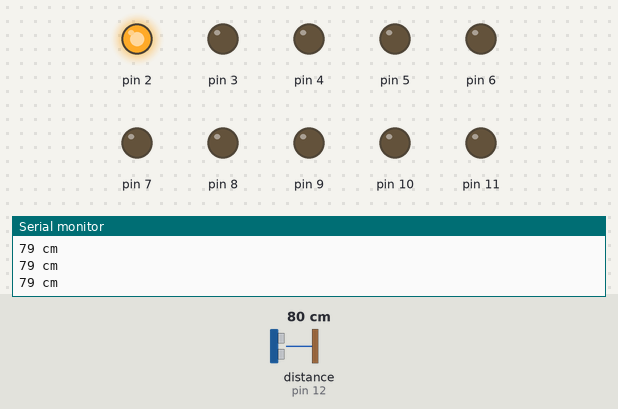
Recording of a sketch running on a simulated Arduino Uno, built with avr-gcc and run on an emulated ATmega328P. On the bench: output pins drawn as LEDs (lit = HIGH), the last lines printed to the serial monitor. Wiring (inferred from the names in the program): ultrasonic range finder: trigger pin 13; echo pin 12. The test bench sets the inputs (shaded band); at power-on: distance to the obstacle (sensor on pin 12) 80 cm. The echo pulse lasts 58.3 µs per cm; pins used as bus, display or sensor lines are not drawn.

Above: at 1.9 s.
2.0 s: distance to the obstacle (sensor on pin 12) set to 72 cm
At 2.8 s:
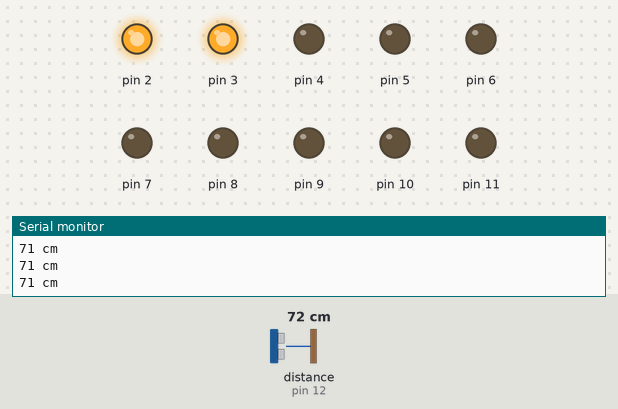
3.5 s: distance to the obstacle (sensor on pin 12) set to 250 cm
At 4.6 s:
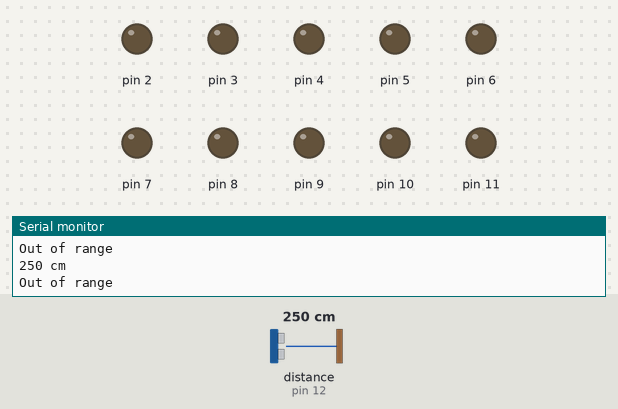
5.1 s: distance to the obstacle (sensor on pin 12) set to 205 cm
6.6 s: distance to the obstacle (sensor on pin 12) set to 196 cm
At 7.5 s:
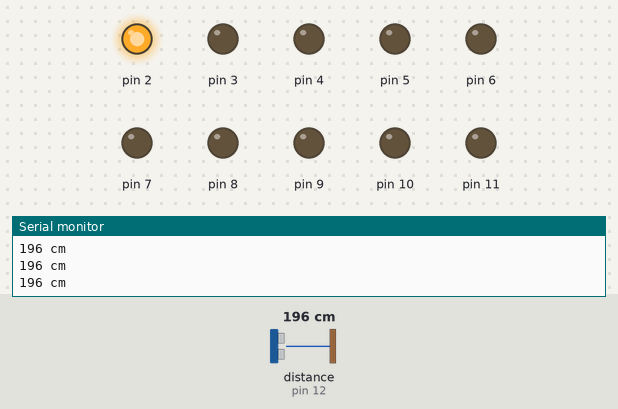
8.1 s: distance to the obstacle (sensor on pin 12) set to 18 cm
At 9.2 s:
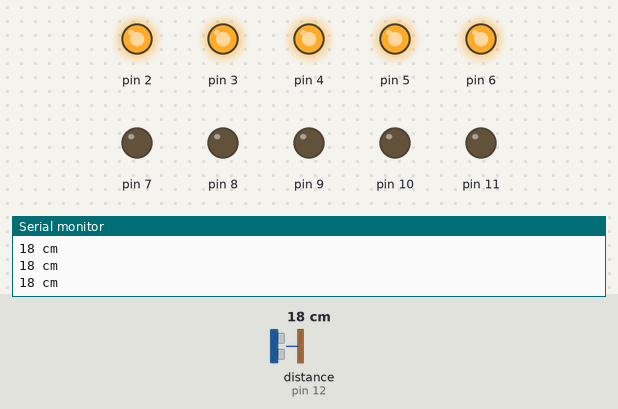
9.6 s: distance to the obstacle (sensor on pin 12) set to 11 cm
11.1 s: distance to the obstacle (sensor on pin 12) set to 8 cm
At 12.0 s:
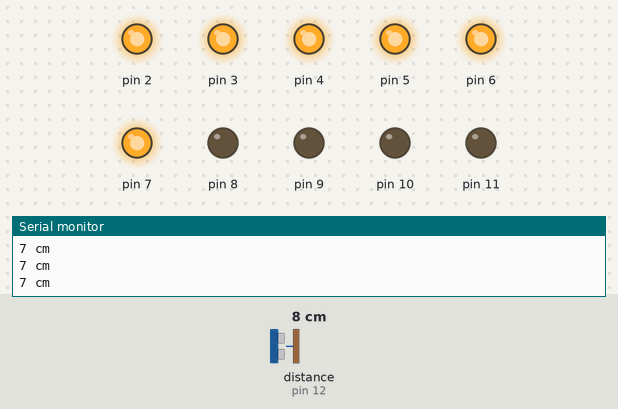
Timing chart, 0 to 13.6 s (numbered marks = the images above; inputs shaded):
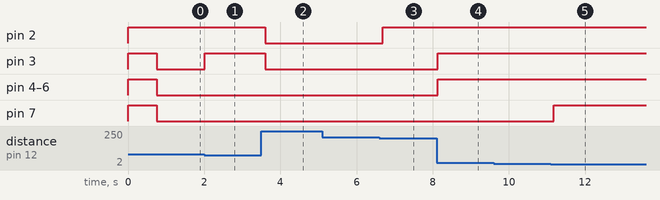

The sketch:

hc_sr04.ino
```cpp
/*
 HC-SR04 Ping distance sensor]
 VCC to arduino 5v GND to arduino GND
 Echo to Arduino pin 13 Trig to Arduino pin 12
 Red POS to Arduino pin 11
 Green POS to Arduino pin 10
 560 ohm resistor to both LED NEG and GRD power rail
 More info at: http://goo.gl/kJfirstledGl
 Original code improvements to the Ping sketch sourced from Trollmaker.com
 Some code and wiring inspired by http://en.wikiversity.org/wiki/User:Dstaub/robotcar
 */

#define trigPin 13
#define echoPin 12
#define firstled 2

int leds = 0;
int last_beep = 0;

void setup() {
  Serial.begin (9600);
  pinMode(trigPin, OUTPUT);
  pinMode(echoPin, INPUT);
  for (int i = firstled; i <=11; i++) {
    pinMode(i, OUTPUT);
  }
  leds = 6;
  for (int led = firstled; led < firstled + leds; led++)
    digitalWrite(led, HIGH);
  delay(750);
  for (int led = firstled + leds; led < 12; led++)
    digitalWrite(led,LOW);
}

void loop() {
  long duration, distance;
  digitalWrite(trigPin, LOW);  // Added this line
  delayMicroseconds(2); // Added this line
  digitalWrite(trigPin, HIGH);
  //  delayMicroseconds(1000); - Removed this line
  delayMicroseconds(10); // Added this line
  digitalWrite(trigPin, LOW);
  duration = pulseIn(echoPin, HIGH);
  distance = (duration/2) / 29.1;
  Serial.print(distance);
  Serial.println(" cm");
  if (distance == 0 || distance > 200) {  // This is where the LED On/Off happens
    leds = 0;
    Serial.println("Out of range");
  }
  else if (distance < 10) {  // This is where the LED On/Off happens
    leds=6;
  }
  else if (distance < 25) {  // This is where the LED On/Off happens
    leds=5;
  }
  else if (distance < 40) {  // This is where the LED On/Off happens
    leds=4;
  }
  else if (distance < 60) {  // This is where the LED On/Off happens
    leds=3;
  }
  else if (distance < 75) {  // This is where the LED On/Off happens
    leds=2;
  }
  else {
    leds=1;
  }

  for (int led = firstled; led < firstled + leds; led++)
    digitalWrite(led, HIGH);
  for (int led = firstled + leds; led < 12; led++)
    digitalWrite(led,LOW);

  delay(100);
}
```

Measured:
- the behaviour switches between 76 and 75 cm on distance to the obstacle (sensor on pin 12) (found by bisection; images 0 and 1)
- the behaviour switches between 201 and 200 cm on distance to the obstacle (sensor on pin 12) (found by bisection; images 2 and 3)
- the behaviour switches between 10 and 9 cm on distance to the obstacle (sensor on pin 12) (found by bisection; images 4 and 5)
- after the input at 2.0 s, pin 3: LOW → HIGH at once
- after the input at 3.5 s, pin 2, pin 3: HIGH → LOW after 0.11 s
- after the input at 6.6 s, pin 2: LOW → HIGH after 0.09 s
- after the input at 8.1 s, pin 3–6: LOW → HIGH at once
- after the input at 11.1 s, pin 7: LOW → HIGH after 0.08 s
